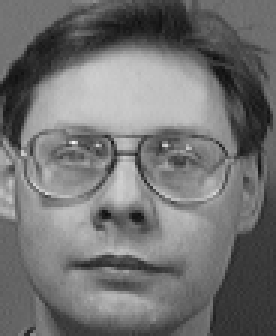
//> input picture faces/s4/1.pgm, 92 x 112 px (shown 3 times larger)
$ ./main   (built with g++ and OpenCV 4)
//> lines starting //> are read from the running program, lines starting //| are printed output that depends on the picture; after the words box and inside, x2 and y2 are one past the last pixel; in counts of white or black regions, pixels touching at a corner belong together
### bpnet.h
#ifndef BPNET_H
#define BPNET_H

/*********************************Structure representing a neuron******************************/
struct neuron
{
    float *weights; // neuron input weights or synaptic connections
    float *deltavalues; //neuron delta values
    float output; //output value
    float gain;//Gain value
    float wgain;//Weight gain value

    neuron();//Constructor
    ~neuron();//Destructor
    void create(int inputcount);//Allocates memory and initializates values
};
/**************************************Structure representing a layer******************************/
struct layer
{
    neuron **neurons;//The array of neurons
    int neuroncount;//Contains the total number of neurons
    float *layerinput;//The layer input
    int inputcount;//The total count of elements in layerinput

    layer();//Object constructor. Initializates all values as 0

    ~layer();//Destructor. Frees the memory used by the layer

    void create(int inputsize, int _neuroncount);//Creates the layer and allocates memory
    void calculate();//Calculates all neurons performing the network formula
};
/********************************Structure Representing the network********************************/
class bpnet
{
public:
    layer m_inputlayer;//input layer of the network
    layer m_outputlayer;//output layer..contains the result of applying the network
    layer **m_hiddenlayers;//Additional hidden layers
    int m_hiddenlayercount;//the count of additional hidden layers

//function tu create in memory the network structure
    bpnet();//Construction..initialzates all values to 0
    ~bpnet();//Destructor..releases memory
    //Creates the network structure on memory
    void create(int inputcount,int inputneurons,int outputcount,int *hiddenlayers,int hiddenlayercount);

    void propagate(const float *input);//Calculates the network values given an input pattern
    //Updates the weight values of the network given a desired output and applying the backpropagation
    //Algorithm
    float train(const float *desiredoutput,const float *input,float alpha, float momentum);

    //Updates the next layer input values
    void update(int layerindex);

    //Returns the output layer..this is useful to get the output values of the network
    // [4 lines left out: function getOutput, not called in this run]

};

#endif // BPNET_H

### Dataman.h
#include <opencv2/core/core.hpp>

#ifndef DATAMAN_H
#define DATAMAN_H

class Dataman
{
private:
	cv::FileStorage fs;
	int ineur;
	int oneur;
	int hneur;
public:
	std::vector< std::vector < float > > in_weight;
	std::vector< float > in_wgain;
	std::vector< std::vector < float > > out_weight;
	std::vector< float > out_wgain;
	std::vector< std::vector < float > > hid_weight;
	std::vector< float > hid_wgain;
	void write();
	void read();
	Dataman(int nneuron_input,int nneuron_output,int nneuron_hidden);
	~Dataman();
};

#endif

### bpnet.cpp
#include "bpnet.h"
#include <assert.h>
#include <stdlib.h>
#include <string.h>
#include <math.h>
/*****************************neuron routines*******************************/

neuron::neuron():weights(0),deltavalues(0),output(0),gain(0),wgain(0) //constructor
{

}
//Destructor
neuron::~neuron()
{
    if(weights)
        delete [] weights;
    if(deltavalues)
        delete [] deltavalues;
}

//Initializates neuron weights
void neuron::create(int inputcount)
{
    assert(inputcount);
    float sign=-1;//to change sign
    float random;//to get random number
    weights=new float[inputcount];
    deltavalues=new float[inputcount];
    //important initializate all weights as random unsigned values
    //and delta values as 0
    for(int i=0;i<inputcount;i++)
    {
        //get a random number between -0.5 and 0.5
        random=(float(rand()) / float(RAND_MAX))/2.f; //min 0.5
        random*=sign;
        sign*=-1;
        weights[i]=random;
        deltavalues[i]=0;
    }
    gain=1;

    random=(float(rand()) / float(RAND_MAX))/2.f; //min 0.5
    random*=sign;
    sign*=-1;
    wgain=random;


}


/***********************************Layer member functions********************************/
layer::layer():neurons(0),neuroncount(0),layerinput(0),inputcount(0)
{

}

layer::~layer()
{
    if(neurons)
    {
        for(int i=0;i<neuroncount;i++)
        {
            delete neurons[i];
        }
        delete [] neurons;
    }
    if(layerinput)
    {
        delete [] layerinput;
    }
}

void layer::create(int inputsize, int _neuroncount)
{
    assert(inputsize && _neuroncount);//check for errors
    int i;
    neurons=new neuron*[_neuroncount];
    for(i=0;i<_neuroncount;i++)
    {
        neurons[i]=new neuron;
        neurons[i]->create(inputsize);
    }

    layerinput=new float[inputsize];
    neuroncount=_neuroncount;
    inputcount=inputsize;
}
//Calculates the neural network result of the layer using the sigmoid function
void layer::calculate()
{
    int i,j;
    float sum;
    //Apply the formula for each neuron
    for(i=0;i<neuroncount;i++)
    {
        sum=0;//store the sum of all values here
        for(j=0;j<inputcount;j++)
        {
        //Performing function
            sum+=neurons[i]->weights[j] * layerinput[j]; //apply input * weight
        }
        sum+=neurons[i]->wgain * neurons[i]->gain; //apply the gain or theta multiplied by the gain weight.
        //sigmoidal activation function
        neurons[i]->output= 1.f/(1.f + exp(-sum));//calculate the sigmoid function
    }
}


/***************************bpnet object functions**************/
bpnet::bpnet():m_hiddenlayers(0),m_hiddenlayercount(0)
{
}

bpnet::~bpnet()
{
    if(m_hiddenlayers)
    {
        for(int i=0;i<m_hiddenlayercount;i++)
        {
            delete m_hiddenlayers[i];
        }

        delete [] m_hiddenlayers;
    }

}

void bpnet::create(int inputcount, int inputneurons, int outputcount, int *hiddenlayers, int hiddenlayercount)
{
   //make sure required values are not zero
            assert(inputcount && inputneurons && outputcount);
            int i;
            m_inputlayer.create(inputcount,inputneurons);
            if(hiddenlayers && hiddenlayercount)
            {
                m_hiddenlayers=new layer*[hiddenlayercount];
                m_hiddenlayercount=hiddenlayercount;
                for(i=0;i<hiddenlayercount;i++)
                {
                    m_hiddenlayers[i]=new layer;
                    if(i==0)
                    {
                    //first hidden layer receives the output of the inputlayer so we set as input the neuroncount
                    //of the inputlayer
                        m_hiddenlayers[i]->create(inputneurons,hiddenlayers[i]);
                    }
                    else
                    {
                        m_hiddenlayers[i]->create(hiddenlayers[i-1],hiddenlayers[i]);
                    }
                }
                m_outputlayer.create(hiddenlayers[hiddenlayercount - 1],outputcount);
            }
            else
            {
                m_outputlayer.create(inputneurons,outputcount);
            }
}


void bpnet::propagate(const float *input)
{
    //The propagation function should start from the input layer
    //first copy the input vector to the input layer Always make sure the size
    //"array input" has the same size of inputcount
    memcpy(m_inputlayer.layerinput,input,m_inputlayer.inputcount * sizeof(float));
    //now calculate the inputlayer
    m_inputlayer.calculate();

    update(-1);//propagate the inputlayer out values to the next layer
    if(m_hiddenlayers)
    {
        //Calculating hidden layers if any
        for(int i=0;i<m_hiddenlayercount;i++)
        {
            m_hiddenlayers[i]->calculate();
            update(i);
        }
    }

    //calculating the final statge: the output layer
    m_outputlayer.calculate();
}
//Main training function. Run this function in a loop as many times needed per pattern
float bpnet::train(const float *desiredoutput, const float *input, float alpha, float momentum)
{
    //function train, teaches the network to recognize a pattern given a desired output
    float errorg=0; //general quadratic error
    float errorc; //local error;
    float sum=0,csum=0;
    float delta,udelta;
    float output;
    //first we begin by propagating the input
    propagate(input);
    int i,j,k;
    //the backpropagation algorithm starts from the output layer propagating the error  from the output
    //layer to the input layer
    for(i=0;i<m_outputlayer.neuroncount;i++)
    {
        //calculate the error value for the output layer
        output=m_outputlayer.neurons[i]->output; //copy this value to facilitate calculations
        //from the algorithm we can take the error value as
        errorc=(desiredoutput[i] - output) * output * (1 - output);
        //and the general error as the sum of delta values. Where delta is the squared difference
        //of the desired value with the output value
        //quadratic error
        errorg+=(desiredoutput[i] - output) * (desiredoutput[i] - output) ;

        //now we proceed to update the weights of the neuron
        for(j=0;j<m_outputlayer.inputcount;j++)
        {
            //get the current delta value
            delta=m_outputlayer.neurons[i]->deltavalues[j];
            //update the delta value
            udelta=alpha * errorc * m_outputlayer.layerinput[j] + delta * momentum;
            //update the weight values
            m_outputlayer.neurons[i]->weights[j]+=udelta;
            m_outputlayer.neurons[i]->deltavalues[j]=udelta;

            //we need this to propagate to the next layer
            sum+=m_outputlayer.neurons[i]->weights[j] * errorc;
        }

        //calculate the weight gain
        m_outputlayer.neurons[i]->wgain+= alpha * errorc * m_outputlayer.neurons[i]->gain;

    }

    for(i=(m_hiddenlayercount - 1);i>=0;i--)
    {
        for(j=0;j<m_hiddenlayers[i]->neuroncount;j++)
        {
            output=m_hiddenlayers[i]->neurons[j]->output;
            //calculate the error for this layer
            errorc= output * (1-output) * sum;
            //update neuron weights
            for(k=0;k<m_hiddenlayers[i]->inputcount;k++)
            {
                delta=m_hiddenlayers[i]->neurons[j]->deltavalues[k];
                udelta= alpha * errorc * m_hiddenlayers[i]->layerinput[k] + delta * momentum;
                m_hiddenlayers[i]->neurons[j]->weights[k]+=udelta;
                m_hiddenlayers[i]->neurons[j]->deltavalues[k]=udelta;
                csum+=m_hiddenlayers[i]->neurons[j]->weights[k] * errorc;//needed for next layer

            }

            m_hiddenlayers[i]->neurons[j]->wgain+=alpha * errorc * m_hiddenlayers[i]->neurons[j]->gain;

        }
        sum=csum;
        csum=0;
    }

    //and finally process the input layer
    for(i=0;i<m_inputlayer.neuroncount;i++)
    {
        output=m_inputlayer.neurons[i]->output;
        errorc=output * (1 - output) * sum;

        for(j=0;j<m_inputlayer.inputcount;j++)
        {
            delta=m_inputlayer.neurons[i]->deltavalues[j];
            udelta=alpha * errorc * m_inputlayer.layerinput[j] + delta * momentum;
            //update weights
            m_inputlayer.neurons[i]->weights[j]+=udelta;
            m_inputlayer.neurons[i]->deltavalues[j]=udelta;
        }
        //and update the gain weight
        m_inputlayer.neurons[i]->wgain+=alpha * errorc * m_inputlayer.neurons[i]->gain;
    }

    //return the general error divided by 2
    return errorg / 2;

}

void bpnet::update(int layerindex)
{
    int i;
    if(layerindex==-1)
    {
        //dealing with the inputlayer here and propagating to the next layer
        for(i=0;i<m_inputlayer.neuroncount;i++)
        {
            if(m_hiddenlayers)//propagate to the first hidden layer
            {
                m_hiddenlayers[0]->layerinput[i]=m_inputlayer.neurons[i]->output;
            }
            else //propagate directly to the output layer
            {
                m_outputlayer.layerinput[i]=m_inputlayer.neurons[i]->output;
            }
        }

    }
    else
    {
        for(i=0;i<m_hiddenlayers[layerindex]->neuroncount;i++)
        {
            //not the last hidden layer
            if(layerindex < m_hiddenlayercount -1)
            {
                m_hiddenlayers[layerindex + 1]->layerinput[i]=m_hiddenlayers[layerindex]->neurons[i]->output;
            }
            else
            {
                m_outputlayer.layerinput[i]=m_hiddenlayers[layerindex]->neurons[i]->output;
            }
        }
    }
}

### Dataman.cpp
#include <opencv2/core/core.hpp>
#include <iostream>

#include "Dataman.h"

using namespace std;
using namespace cv;

Dataman::Dataman(int nneuron_input,int nneuron_output, int nneuron_hidden)
{
	ineur = nneuron_input;
	oneur = nneuron_output;
	hneur = nneuron_hidden;

	in_wgain.resize(nneuron_input);
	in_weight.resize(nneuron_input);
	for (int i = 0; i < nneuron_input; ++i)
	{
		in_weight[i].resize(nneuron_input-1);
	}

	hid_wgain.resize(nneuron_hidden);
	hid_weight.resize(nneuron_hidden);
	for (int i = 0; i < nneuron_hidden; ++i)
	{
		hid_weight[i].resize(nneuron_input);
	}

	out_wgain.resize(nneuron_output);
	out_weight.resize(nneuron_output);
	for (int i = 0; i < nneuron_output; ++i)
	{
		out_weight[i].resize(nneuron_hidden);
	}
}

Dataman::~Dataman()
{
}

// [156 lines left out: functions write, read, not called in this run]

### main.cpp
#include "opencv2/objdetect/objdetect.hpp"
#include "opencv2/highgui/highgui.hpp"
#include "opencv2/imgproc/imgproc.hpp"

#include <iostream>
#include <stdio.h>

#include <opencv2/core/core.hpp>
#include "Dataman.h"
#include "bpnet.h"

using namespace std;
using namespace cv;

#define PATTERN_COUNT 30
#define PATTERN_SIZE 625
#define NETWORK_INPUTNEURONS 626
#define NETWORK_OUTPUT 3
#define HIDDEN_LAYERS 1

Mat detectAndDisplay( Mat frame );

String face_cascade_name = "haarcascade_frontalface_alt.xml";
CascadeClassifier face_cascade;

int main(int ac, char** av)
{
	double t = (double)getTickCount();

    int hl[] = {10};
	int train;
	if (ac > 1)
	{
		train = 1;
		cout << "training" << endl;
	}

	Dataman* data = new Dataman((int)NETWORK_INPUTNEURONS,(int)NETWORK_OUTPUT,hl[0]);

    float pattern[PATTERN_COUNT][PATTERN_SIZE];
    float desiredout[PATTERN_COUNT][NETWORK_OUTPUT];

	if( !face_cascade.load( face_cascade_name ) ){ printf("--(!)Error loading face cascade\n"); return -1; };

	Mat frame, dface;

	bpnet net;
    int i,j;
    float error;
    net.create(PATTERN_SIZE,NETWORK_INPUTNEURONS,NETWORK_OUTPUT,hl,HIDDEN_LAYERS);

	if (train == 1)
	{
		frame = imread("faces/s4/1.pgm", CV_LOAD_IMAGE_COLOR);
//> frame is the input picture: 112 rows x 92 cols, CV_8UC3; min 15, max 244, mean 114.4

        dface = detectAndDisplay( frame );
//> in detectAndDisplay, `equalizeHist( frame_gray, frame_gray );`:
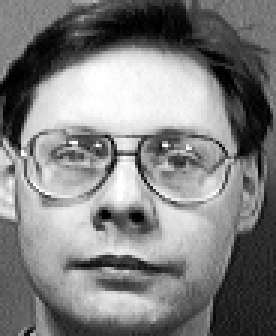
//> frame_gray: 112 rows x 92 cols, CV_8UC1 (shown 3 times larger); min 0, max 255, mean 128.3
//> in detectAndDisplay, `face_cascade.detectMultiScale( frame_gray, faces, 1.1, 2, 0|CASCADE_SC..`: faces = 1 Rect (x, y, width, height): [3, 21, 80, 80]
//> the loop in detectAndDisplay, `for ( size_t i = 0; i < faces.size(); i++ )` made 1 pass
//> pass 1, in detectAndDisplay, `Mat faceROI = frame_gray( faces[i] );`:
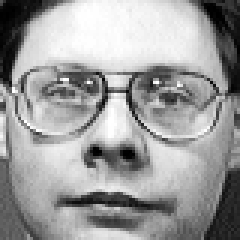
//> faceROI: 80 rows x 80 cols, CV_8UC1 (shown 3 times larger); min 0, max 255, mean 157.1
//> pass 1, in detectAndDisplay, `resize(faceROI, ff, ff.size(), 0, 0, INTER_CUBIC);`:
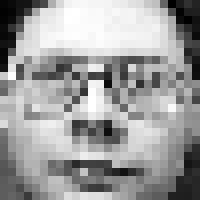
//> ff: 25 rows x 25 cols, CV_8UC1 (shown 8 times larger); min 0, max 255, mean 157.2
//> after the loop in detectAndDisplay, `for ( size_t i = 0; i < faces.size(); i++ )`:
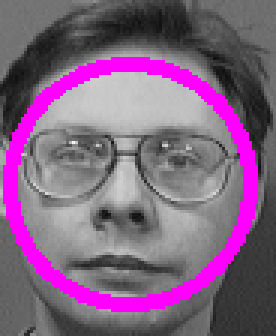
//> frame: 112 rows x 92 cols, CV_8UC3 (shown 3 times larger); 12.23% of pixels changed, all inside (x1, y1, x2, y2) = (1, 19, 86, 104)
        dface = dface > 128;
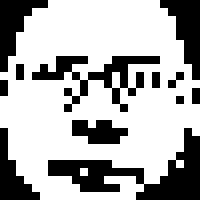
//> dface: 25 rows x 25 cols, CV_8UC1 (shown 8 times larger); 68.3% white; 12 black regions (7 under 20 px), largest, box (x1, y1, x2, y2) and area: (6, 16, 25, 25) 64, (4, 7, 20, 14) 38, (20, 0, 25, 10) 26, (0, 0, 6, 9) 24, (0, 16, 5, 25) 20
		uchar* p;
		for(int ia = 0; ia < dface.rows; ++ia)
		{
			p = dface.ptr<uchar>(ia);
			for (int ja = 0; ja < dface.cols*dface.channels(); ++ja)
			{
				pattern[PATTERN_COUNT-1][ja+ia*25] = (int)p[ja]/255.0;
				// [5 lines of commented-out code are left out]
				desiredout[PATTERN_COUNT-1][0] = 1;
				desiredout[PATTERN_COUNT-1][1] = 1;
			}
		}

		for (int iz = 0; iz < PATTERN_COUNT-1; iz++)
		{
			cout << "load gambar dr database " << iz+1 << endl;
			char tfoto[32];
			sprintf(tfoto,"faces/s4/1.pgm",iz+1);
			frame = imread(tfoto, CV_LOAD_IMAGE_COLOR);

			if( frame.empty() )
			{
				printf(" --(!) No captured frame -- Break!");
				break;
			}

			//-- 3. Apply the classifier to the frame
			dface = detectAndDisplay( frame );
//> the loop in detectAndDisplay (call 2), `for ( size_t i = 0; i < faces.size(); i++ )` made 1 pass

			dface = dface > 128;
			uchar* p;
			for(int ia = 0; ia < dface.rows; ++ia)
			{
				p = dface.ptr<uchar>(ia);
				for (int ja = 0; ja < dface.cols*dface.channels(); ++ja)
				{
					pattern[iz][ja+ia*25] = (int)p[ja]/255.0;
				}
			}

			desiredout[iz][0] = 0;
			desiredout[iz][1] = 0;
			//~ desiredout[iz][2] = 0;
			//~ desiredout[iz][3] = 0;

			int ks = iz;
			if (ks > 8)
			{
				desiredout[iz][3] = 1;
				ks = ks -8;
			}
			if (ks > 4)
			{
				desiredout[iz][2] = 1;
				ks = ks -4;
			}
			if (ks > 2)
			{
				desiredout[iz][1] = 1;
				ks = ks-2;
			}
			desiredout[iz][0] = ks;


			int c = waitKey(10);
			if( (char)c == 27 ) { break; } // escape

		}
		cout << "start training " << endl;

		error = 1;
		int isd = 0;
		while(error > 0.001)
		{
			isd++;
			cout << "ITER: " << isd << " " << error << endl;
//> (the run ends here: the time limit is reached, at `errorc=output * (1 - output) * sum;`)
